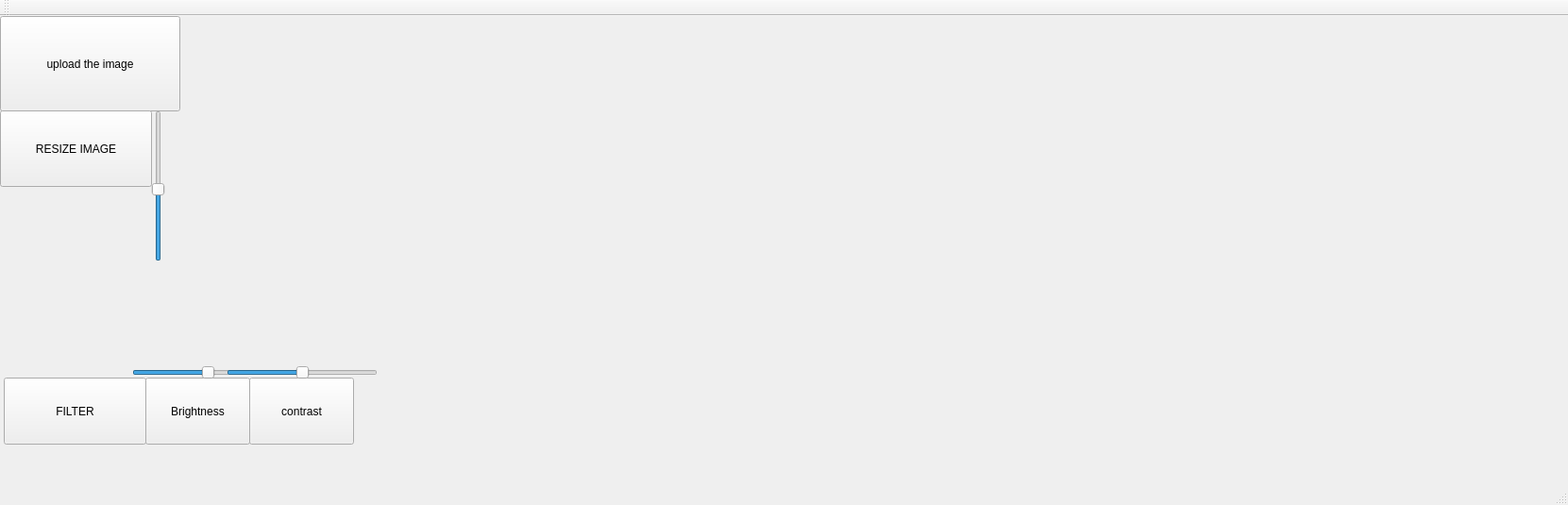
<?xml version="1.0" encoding="UTF-8"?>
<ui version="4.0">
 <class>photeditorClass</class>
 <widget class="QMainWindow" name="photeditorClass">
  <property name="geometry">
   <rect>
    <x>0</x>
    <y>0</y>
    <width>1661</width>
    <height>535</height>
   </rect>
  </property>
  <property name="minimumSize">
   <size>
    <width>1005</width>
    <height>535</height>
   </size>
  </property>
  <property name="windowTitle">
   <string>photeditor</string>
  </property>
  <widget class="QWidget" name="centralWidget">
   <widget class="QPushButton" name="upload">
    <property name="geometry">
     <rect>
      <x>0</x>
      <y>0</y>
      <width>191</width>
      <height>101</height>
     </rect>
    </property>
    <property name="text">
     <string>upload the image</string>
    </property>
   </widget>
   <widget class="QLabel" name="imaged_display_area">
    <property name="geometry">
     <rect>
      <x>198</x>
      <y>15</y>
      <width>521</width>
      <height>301</height>
     </rect>
    </property>
    <property name="text">
     <string/>
    </property>
   </widget>
   <widget class="QLabel" name="uploaded_pic">
    <property name="geometry">
     <rect>
      <x>188</x>
      <y>5</y>
      <width>561</width>
      <height>321</height>
     </rect>
    </property>
    <property name="text">
     <string/>
    </property>
   </widget>
   <widget class="QPushButton" name="resize">
    <property name="geometry">
     <rect>
      <x>0</x>
      <y>100</y>
      <width>161</width>
      <height>81</height>
     </rect>
    </property>
    <property name="text">
     <string>RESIZE IMAGE</string>
    </property>
   </widget>
   <widget class="QSlider" name="VERTICALSCROLLBAR">
    <property name="geometry">
     <rect>
      <x>160</x>
      <y>100</y>
      <width>16</width>
      <height>160</height>
     </rect>
    </property>
    <property name="minimum">
     <number>10</number>
    </property>
    <property name="maximum">
     <number>200</number>
    </property>
    <property name="sliderPosition">
     <number>100</number>
    </property>
    <property name="orientation">
     <enum>Qt::Orientation::Vertical</enum>
    </property>
   </widget>
   <widget class="QPushButton" name="Filter_button">
    <property name="geometry">
     <rect>
      <x>4</x>
      <y>383</y>
      <width>151</width>
      <height>71</height>
     </rect>
    </property>
    <property name="text">
     <string>FILTER</string>
    </property>
   </widget>
   <widget class="QPushButton" name="Brightness_button">
    <property name="geometry">
     <rect>
      <x>154</x>
      <y>383</y>
      <width>111</width>
      <height>71</height>
     </rect>
    </property>
    <property name="text">
     <string>Brightness</string>
    </property>
   </widget>
   <widget class="QSlider" name="Brightness_Slider">
    <property name="geometry">
     <rect>
      <x>140</x>
      <y>370</y>
      <width>160</width>
      <height>16</height>
     </rect>
    </property>
    <property name="minimum">
     <number>-150</number>
    </property>
    <property name="maximum">
     <number>150</number>
    </property>
    <property name="sliderPosition">
     <number>0</number>
    </property>
    <property name="orientation">
     <enum>Qt::Orientation::Horizontal</enum>
    </property>
   </widget>
   <widget class="QPushButton" name="contrast_button">
    <property name="geometry">
     <rect>
      <x>264</x>
      <y>383</y>
      <width>111</width>
      <height>71</height>
     </rect>
    </property>
    <property name="text">
     <string>contrast</string>
    </property>
   </widget>
   <widget class="QSlider" name="contrast_slider">
    <property name="geometry">
     <rect>
      <x>240</x>
      <y>370</y>
      <width>160</width>
      <height>16</height>
     </rect>
    </property>
    <property name="minimum">
     <number>-200</number>
    </property>
    <property name="maximum">
     <number>200</number>
    </property>
    <property name="orientation">
     <enum>Qt::Orientation::Horizontal</enum>
    </property>
   </widget>
  </widget>
  <widget class="QMenuBar" name="menuBar">
   <property name="geometry">
    <rect>
     <x>0</x>
     <y>0</y>
     <width>1661</width>
     <height>33</height>
    </rect>
   </property>
  </widget>
  <widget class="QToolBar" name="mainToolBar">
   <attribute name="toolBarArea">
    <enum>TopToolBarArea</enum>
   </attribute>
   <attribute name="toolBarBreak">
    <bool>false</bool>
   </attribute>
  </widget>
  <widget class="QStatusBar" name="statusBar"/>
 </widget>
 <layoutdefault spacing="6" margin="11"/>
 <resources>
  <include location="photeditor.qrc"/>
 </resources>
 <connections/>
</ui>
